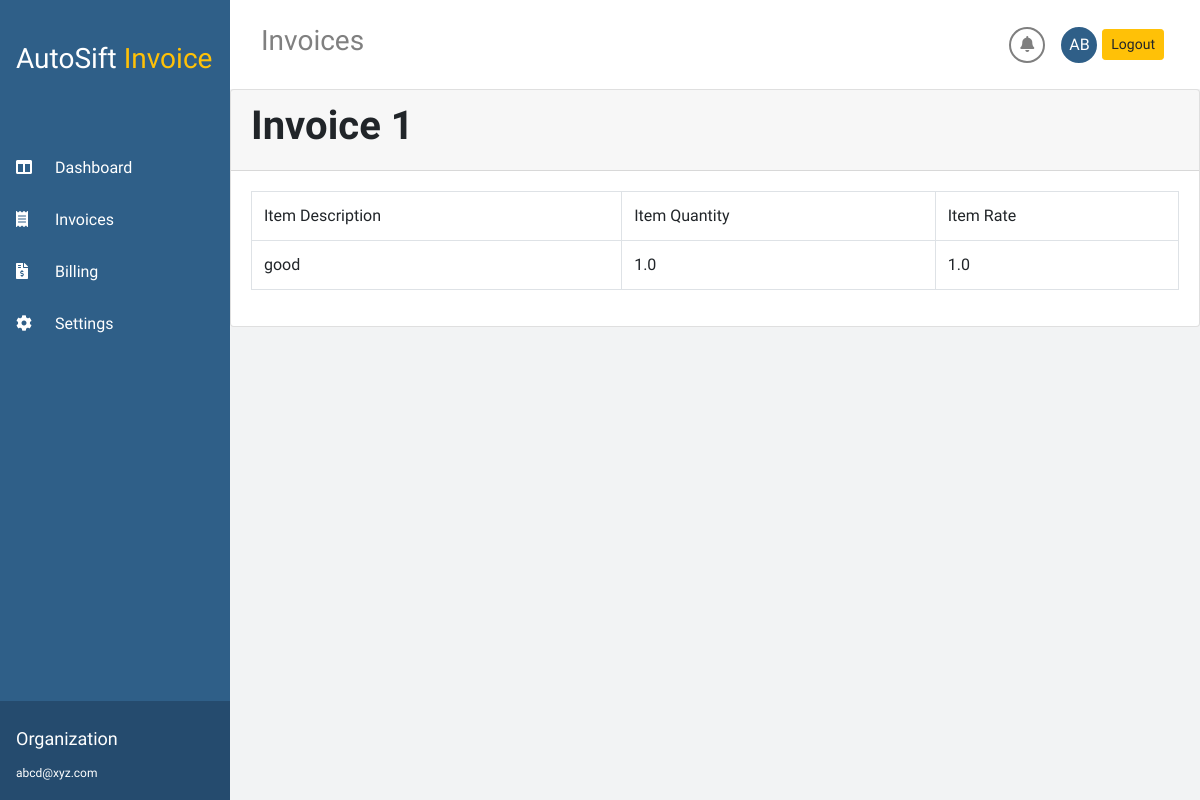
Before: /detail/1 (signed in) with the older database file.
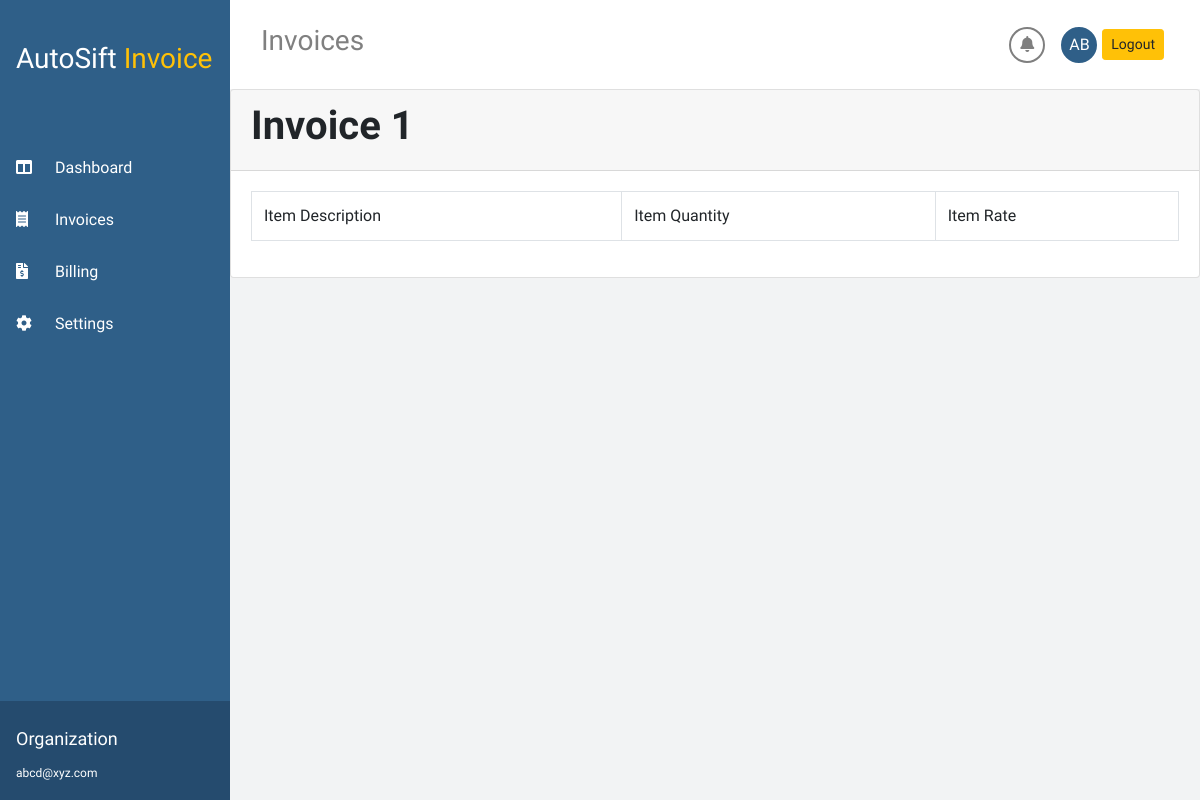
After: the same page with the newer database file.
### invoice/models.py (models this page shows)
class Invoice(models.Model):
    invoice_no = models.CharField(max_length=256)
    invoice_date = models.DateTimeField()
    gstin = models.PositiveIntegerField()
    cgst = models.PositiveIntegerField(null=True,blank=True)
    sgst = models.PositiveIntegerField(null=True,blank=True)
    igst = models.PositiveIntegerField(null=True,blank=True)
    total_taxable_amount = models.PositiveIntegerField()
    total_amount = models.PositiveIntegerField()
    vendor_name = models.CharField(max_length=256)
    email = models.EmailField()
    phone_number = models.PositiveIntegerField()
    imei = models.PositiveIntegerField()
    vendor_address = models.CharField(max_length=256)
    status = models.BooleanField(null=True,blank=True)
    created_by = models.CharField(max_length=256)
    additional_data = models.CharField(max_length=10000,null=True,blank=True,default="")

class Item(models.Model):
    invoice = models.ForeignKey(Invoice,related_name='invoice',on_delete=models.CASCADE)
    item_quantity = models.FloatField()
    item_rate = models.FloatField()
    item_description = models.CharField(max_length=256)

### invoice/views.py (the view)
# urls.py: path('detail/<int:pk>',InvoiceDetailView.as_view(),name='detail'),
class InvoiceDetailView(LoginRequiredMixin,DetailView):
    login_url = '/auth/'
    model = Invoice
    template_name = 'invoice-detail.html'
    context_object_name = 'invoices_details'
    def get_context_data(self, **kwargs):
        context = super(InvoiceDetailView, self).get_context_data(**kwargs)
        return context

### invoice/templates/invoice-detail.html
{% extends 'base.html' %}
{% block listinvoices %}
<div class="card">
        <div class="card-header">
            <h1><b>Invoice {{ object.id }}</b></h1>
        </div>
        <div class="card-body">
        <table class="table table-bordered">
                <tr>
                    <td>Item Description </td>
                    <td>Item Quantity</td>
                    <td>Item Rate</td>
                </tr>
                {% for item in invoices_details.invoice.filter %}
                <tr>
                    <td>{{ item.item_description }}</td>
                    <td>{{ item.item_quantity }}</td>
                    <td>{{ item.item_rate }}</td>
                </tr>
                {% endfor %}
              </table>
        </div>
</div>
{% endblock %}

### invoice/templates/base.html (shortened to what this page needs)
{% load static %}
{% load crispy_forms_tags %}
<!DOCTYPE html>
<html lang="en">
<head>
    <link rel="stylesheet" type="text/css" href="{% static 'css/app.css'%}">
    <link rel="stylesheet" href="https://cdnjs.cloudflare.com/ajax/libs/font-awesome/5.11.2/css/all.min.css">
    <link rel="stylesheet" href="https://stackpath.bootstrapcdn.com/bootstrap/4.5.0/css/bootstrap.min.css"
>
</head>
<script type="text/javascript" src="annotorious.min.js"></script></head>
<body>
    <div class="sidenav">
        <div class="logoContainer d-flex align-items-center ">
            <h6 class="brandName">AutoSift <span class="text-warning">Invoice</span></h6>
        </div>
        <div class="menuContainer">
            <ul class="menuList">
                <li><a href="{% url 'home'%}"><i class="fas fa-columns mr-3"></i>Dashboard</a></li>
                <li><a href="{% url 'create'%}"> <i class="fas fa-receipt mr-3"></i>Invoices</a>
                </li>
                <li><a href="{% url 'billing'%}"><i class="fas fa-file-invoice-dollar mr-3"></i>Billing</a></li>
                <li><a href="{% url 'setting'%}"> <i class="fas fa-cog mr-3"></i>Settings</a></li>
            </ul>
        </div>
        <div class="sidebarBottom">
            <div class="userDetails">
                <div class="d-flex justify-content-start">
                    <div><a href="#">Organization</a>
                    </div>
                </div>
            </div>
            <div class="">
                <span class="lastLogin">abcd@xyz.com</span>
            </div>
        </div>
    </div>
 <div class="main">
        <section class="header-section">
            <div class="container-fluid">
                <div class="d-flex justify-content-between">
                    <div class="title">
                        <h3 class="mb-0 titleText">Invoices</h3>
                    </div>
                    <div class="d-flex flex-row align-items-center">
                        <button class="btn-round-icon notificationButton mr-2"><i class="fas fa-bell"></i>
                        </button>
                        <button type="button"
                        class="btn-round-icon profile-button ml-2" >
                       AB
                    </button>
                        <a href="{% url 'logout' %}" class="btn btn-warning btn-sm" style="margin: 5px">Logout </a>
                    </div>
                    </div>
                </div>
        </section>
{% block listinvoices %}
{% endblock %}

### invoice/static/css/app.css (style rules this page uses)
body { font-family: 'Fira Sans Condensed', sans-serif !important; }
body { min-height: 100vh; background-color: #f2f3f4 !important; color: #6d6d6d; }
.sidenav { height: 100%; width: 230px; position: fixed; z-index: 1; top: 0; left: 0; background-color: #2f5f88; overflow-x: hidden; }
.sidenav .logoContainer { padding: 42px 16px; }
.sidenav .logoContainer .brandName { color: white; font-size: 28px; margin-bottom: 0; font-weight: 400; }
.sidenav .menuContainer { margin-top: 24px; }
.sidenav .menuContainer .menuList { list-style-type: none; margin: 0; padding: 0; }
.sidenav .menuContainer .menuList li { padding: 14px 16px; }
.sidenav .menuContainer .menuList li a { color: #fff; font-size: 16px; }
.sidenav .menuContainer .menuList li a i { width: 23px; }
.sidenav .sidebarBottom { position: absolute; width: 100%; bottom: 0; padding-bottom: 16px; padding-top: 19px; background-color: #254b6e; padding: 16px; }
.sidenav .sidebarBottom .userDetails { padding: 8px 0px; }
.sidenav .sidebarBottom .userDetails a { color: #fff; font-size: 18px; }
.sidenav .sidebarBottom .lastLogin { font-size: 12px; color: #fff; }
.main { margin-left: 230px; }
.header-section { background-color: #fff; padding: 24px 16px; top: 0; width: 100%; z-index: 100; position: sticky; }
.header-section .title { font-size: 22px; color: grey; }
.header-section .title .titleText { font-weight: 400; }
.btn-round-icon { position: relative; outline: none; }
.notificationButton { height: 36px; width: 36px; padding: 0; font-size: 16px; background-color: white; }
.btn-round-icon { height: 36px; width: 36px; outline: none; border-radius: 50%; border: 2px solid #7f7f7f; color: #7f7f7f; }
.profile-button { border-color: #2f5f88; color: white; background-color: #2f5f88; font-weight: 400; }

Changed rows visible on the page:
removed Item: item_description "good", item_quantity "1.0", item_rate "1.0"
